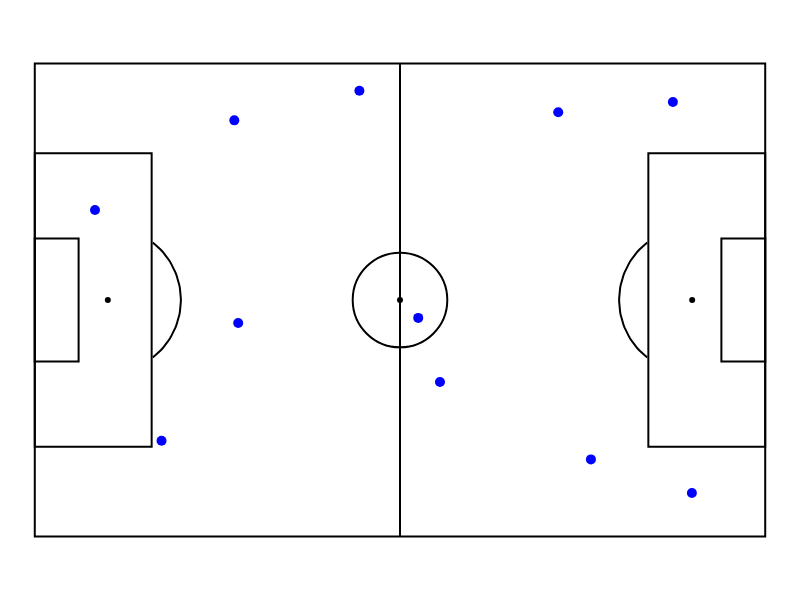

The notebook cell saved with this chart:
### Code cell
df = pd.DataFrame({
    'x': np.random.uniform(0, 100, 11),
    'y': np.random.uniform(0, 100, 11),
    'name': [f'Player {i+1}' for i in range(11)]
})

pitch = pb.viz.Pitch(width=800, height=600, theme="white", provider="wyscout",)
pitch.plot_scatter(df, x='x', y='y', hover='name')
pitch.show()

### Figure 1 — Plotly figure (JSON) as saved in the notebook; plotly's stock layout.template omitted (floating-point values rounded to 4 significant figures)
{"data": [{"hoverinfo": "skip", "line": {"color": "black"}, "mode": "lines", "showlegend": false, "type": "scatter", "x": [16.96, 17.27, 17.56, 17.84, 18.12, 18.38, 18.63, 18.87, 19.1, 19.32, 19.52, 19.71, 19.89, 20.06, 20.22, 20.36, 20.48, 20.6, 20.7, 20.78, 20.85, 20.91, 20.96, 20.98, 21.0, 21.0, 20.98, 20.96, 20.91, 20.85, 20.78, 20.7, 20.6, 20.48, 20.36, 20.22, 20.06, 19.89, 19.71, 19.52, 19.32, 19.1, 18.87, 18.63, 18.38, 18.12, 17.84, 17.56, 17.27, 16.96], "y": [25.73, 25.97, 26.23, 26.49, 26.77, 27.06, 27.35, 27.66, 27.97, 28.3, 28.63, 28.97, 29.31, 29.66, 30.02, 30.38, 30.75, 31.12, 31.5, 31.88, 32.26, 32.64, 33.03, 33.42, 33.81, 34.19, 34.58, 34.97, 35.36, 35.74, 36.12, 36.5, 36.88, 37.25, 37.62, 37.98, 38.34, 38.69, 39.03, 39.37, 39.7, 40.03, 40.34, 40.65, 40.94, 41.23, 41.51, 41.77, 42.03, 42.27]}, {"hoverinfo": "skip", "line": {"color": "black"}, "mode": "lines", "showlegend": false, "type": "scatter", "x": [88.04, 87.73, 87.44, 87.16, 86.88, 86.62, 86.37, 86.13, 85.9, 85.68, 85.48, 85.29, 85.11, 84.94, 84.78, 84.64, 84.52, 84.4, 84.3, 84.22, 84.15, 84.09, 84.04, 84.02, 84.0, 84.0, 84.02, 84.04, 84.09, 84.15, 84.22, 84.3, 84.4, 84.52, 84.64, 84.78, 84.94, 85.11, 85.29, 85.48, 85.68, 85.9, 86.13, 86.37, 86.62, 86.88, 87.16, 87.44, 87.73, 88.04], "y": [42.27, 42.03, 41.77, 41.51, 41.23, 40.94, 40.65, 40.34, 40.03, 39.7, 39.37, 39.03, 38.69, 38.34, 37.98, 37.62, 37.25, 36.88, 36.5, 36.12, 35.74, 35.36, 34.97, 34.58, 34.19, 33.81, 33.42, 33.03, 32.64, 32.26, 31.88, 31.5, 31.12, 30.75, 30.38, 30.02, 29.66, 29.31, 28.97, 28.63, 28.3, 27.97, 27.66, 27.35, 27.06, 26.77, 26.49, 26.23, 25.97, 25.73]}, {"hoverinfo": "skip", "marker": {"color": "black", "size": 6}, "mode": "markers", "showlegend": false, "type": "scatter", "x": [10.5], "y": [34]}, {"hoverinfo": "skip", "marker": {"color": "black", "size": 6}, "mode": "markers", "showlegend": false, "type": "scatter", "x": [94.5], "y": [34]}, {"hoverinfo": "skip", "marker": {"color": "black", "size": 6}, "mode": "markers", "showlegend": false, "type": "scatter", "x": [52.5], "y": [34]}, {"hoverinfo": "text", "hovertext": ["Player 1 (17.4, 79.8)", "Player 2 (8.2, 31.0)", "Player 3 (44.4, 5.8)", "Player 4 (52.5, 53.8)", "Player 5 (27.3, 12.0)", "Player 6 (71.7, 10.3)", "Player 7 (90.0, 90.8)", "Player 8 (27.8, 54.9)", "Player 9 (76.1, 83.7)", "Player 10 (87.4, 8.1)", "Player 11 (55.5, 67.3)"], "marker": {"color": "blue", "size": 10}, "mode": "markers", "type": "scatter", "x": [18.22, 8.655, 46.66, 55.12, 28.68, 75.25, 94.46, 29.24, 79.94, 91.73, 58.25], "y": [13.76, 46.94, 64.09, 31.43, 59.82, 60.98, 6.249, 30.69, 11.09, 62.47, 22.21]}], "layout": {"height": 600, "margin": {"b": 0, "l": 0, "r": 0, "t": 0}, "plot_bgcolor": "white", "shapes": [{"line": {"color": "black"}, "type": "rect", "x0": 0, "x1": 105, "y0": 0, "y1": 68}, {"line": {"color": "black"}, "type": "circle", "x0": 45.7, "x1": 59.3, "y0": 27.2, "y1": 40.8}, {"line": {"color": "black"}, "type": "rect", "x0": 52.5, "x1": 52.5, "y0": 68, "y1": 0}, {"line": {"color": "black"}, "type": "rect", "x0": 0, "x1": 16.8, "y0": 12.92, "y1": 55.08}, {"line": {"color": "black"}, "type": "rect", "x0": 88.2, "x1": 105, "y0": 55.08, "y1": 12.92}, {"line": {"color": "black"}, "type": "rect", "x0": 0, "x1": 6.3, "y0": 25.16, "y1": 42.84}, {"line": {"color": "black"}, "type": "rect", "x0": 98.7, "x1": 105, "y0": 42.84, "y1": 25.16}], "showlegend": false, "title": {}, "width": 800, "xaxis": {"constrain": "domain", "fixedrange": true, "range": [-5, 110], "scaleanchor": "y", "showgrid": false, "showticklabels": false, "visible": false, "zeroline": false}, "yaxis": {"constrain": "domain", "fixedrange": true, "range": [-5, 73], "showgrid": false, "showticklabels": false, "visible": false, "zeroline": false}}}
